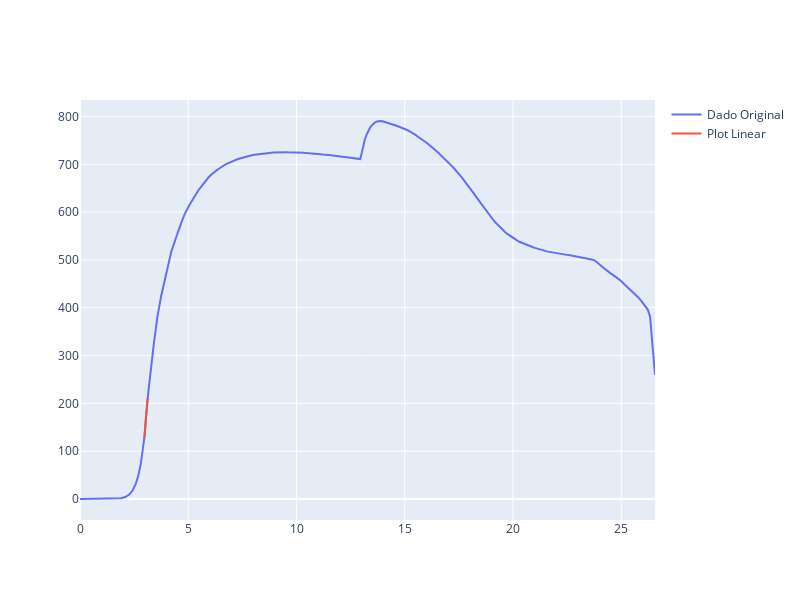

The cell this chart's notebook holds for it:
### Code cell
'''
Podemos usar outra biblioteca, que auxilia da visualização dos pontos (plotly)
'''
import plotly.graph_objects as go
from scipy.optimize import curve_fit

displacement = data.raw_data['Extensometro']
force = data.raw_data['Carga']


def linear(x,a,b):
    return a*x+b

fig = go.Figure()
fig.add_trace(go.Scatter(x=displacement, y=force, name='Dado Original'))
fig.update_layout(width=800, height=600)

x_inf = 2.97
x_sup = 3.12
x_linear = displacement[displacement>x_inf]
x_linear = x_linear[displacement<x_sup]
y_linear = data.raw_data[data.raw_data['Extensometro']>x_inf]
y_linear = y_linear[y_linear['Extensometro']<x_sup]['Carga']


popt,_ = curve_fit(linear, x_linear, y_linear)

a,b = popt
root = -b/a

new_y = [a*x+b for x in x_linear]

root
fig.add_trace(go.Line(x=x_linear.values, y=new_y, name='Plot Linear'))
fig.show()
print(x_linear.values)
print(new_y)

### Figure 1 — Plotly figure (JSON) as saved in the notebook; plotly's stock layout.template omitted (floating-point values rounded to 4 significant figures; data arrays with more than 128 entries replaced by an {"elided": "..."} marker saying what was removed)
{"data": [{"name": "Dado Original", "type": "scatter", "x": {"elided": "2931 float values"}, "y": {"elided": "2931 float values"}}, {"name": "Plot Linear", "type": "scatter", "x": [2.973, 2.976, 2.979, 2.982, 2.985, 2.988, 2.991, 2.994, 2.997, 3, 3, 3.003, 3.007, 3.01, 3.014, 3.018, 3.022, 3.026, 3.031, 3.035, 3.039, 3.044, 3.048, 3.051, 3.054, 3.057, 3.06, 3.063, 3.065, 3.068, 3.071, 3.074, 3.078, 3.082, 3.087, 3.091, 3.095, 3.099, 3.103, 3.108, 3.114, 3.12], "y": [126.7, 128.4, 130.1, 131.9, 133.6, 135.3, 137.0, 138.7, 140.4, 142.2, 142.2, 144.1, 146.0, 148.0, 150.2, 152.4, 154.6, 157.1, 159.7, 162.1, 164.6, 167.1, 169.3, 171.3, 173.0, 174.6, 176.5, 178.2, 179.5, 181.2, 182.8, 184.6, 186.9, 189.1, 191.6, 194.1, 196.4, 198.8, 201.3, 204.0, 207.1, 210.6]}], "layout": {"height": 600, "width": 800}}
